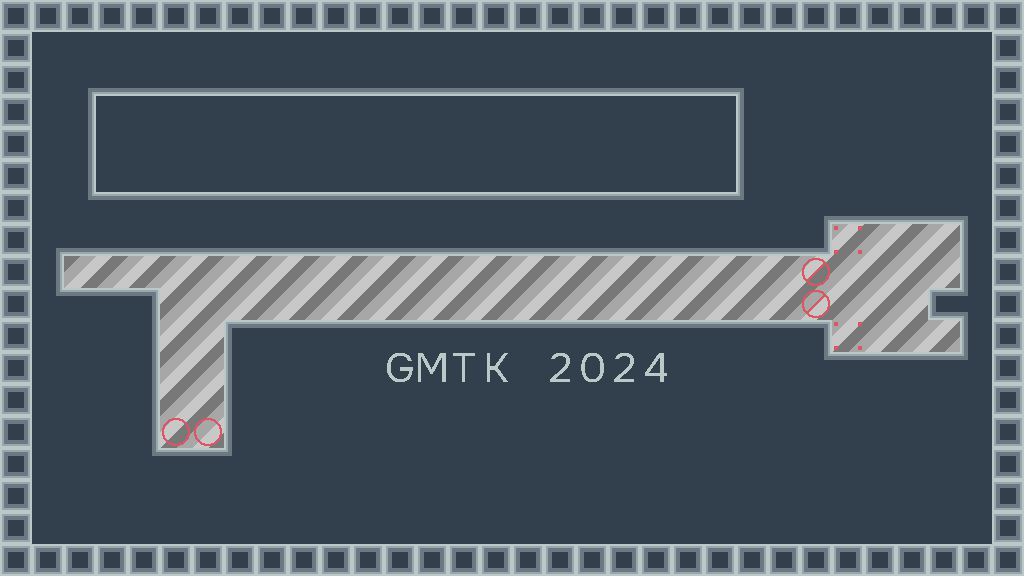

A level layout from a 2D game, rendered from its tile map. Below: a short description, then the map file with its tile-grid data intact:
An orthogonal 32x18 tile map with 32x32 px tiles, 3 tile layers (Background, walls, path objects), 2 tilesets.

<map version="1.10" tiledversion="1.10.2" orientation="orthogonal" renderorder="right-down" width="32" height="18" tilewidth="32" tileheight="32" infinite="0" nextlayerid="6" nextobjectid="1">
 <tileset firstgid="1" source="NOT TO SCALE TILESET.tsx" />
 <tileset firstgid="514" source="Background.tsx" />
 <layer id="5" name="Background" width="32" height="18">
  <data encoding="csv">
0,0,0,0,0,0,0,0,0,0,0,0,0,0,0,0,0,0,0,0,0,0,0,0,0,0,0,0,0,0,0,0,
0,0,0,0,0,0,0,0,0,0,0,0,0,0,0,0,0,0,0,0,0,0,0,0,0,0,0,0,0,0,0,0,
0,0,0,0,0,0,0,0,0,0,0,0,0,0,0,0,0,0,0,0,0,0,0,0,0,0,0,0,0,0,0,0,
0,0,0,55,55,55,55,55,55,55,55,55,55,55,55,55,55,55,55,55,55,55,55,0,0,0,0,0,0,0,0,0,
0,0,0,55,55,55,55,55,55,55,55,55,55,55,55,55,55,55,55,55,55,55,55,0,0,0,0,0,0,0,0,0,
0,0,0,55,55,55,55,55,55,55,55,55,55,55,55,55,55,55,55,55,55,55,55,0,0,0,0,0,0,0,0,0,
0,0,0,0,0,0,0,0,0,0,0,0,0,0,0,0,0,0,0,0,0,0,0,0,0,0,0,0,0,0,0,0,
0,0,0,0,0,0,0,0,0,0,0,0,0,0,0,0,0,0,0,0,0,0,0,0,515,516,517,515,516,517,0,0,
515,516,515,516,517,515,516,517,515,516,517,515,516,517,515,516,517,515,516,517,515,516,517,515,516,517,515,516,517,515,516,517,
0,0,0,0,515,516,517,515,516,517,515,516,517,515,516,517,515,516,517,515,516,517,515,516,517,515,516,517,515,516,517,0,
0,0,0,515,516,517,515,516,517,0,0,0,0,0,0,0,0,0,0,0,0,0,0,0,515,516,517,515,516,517,0,0,
0,0,515,516,517,515,516,517,517,0,0,0,0,0,0,0,0,0,0,0,0,0,0,0,0,0,0,0,0,0,0,0,
0,0,0,0,515,516,517,516,517,0,0,0,0,0,0,0,0,0,0,0,0,0,0,0,0,0,0,0,0,0,0,0,
0,0,0,515,516,517,515,516,517,0,0,0,0,0,0,0,0,0,0,0,0,0,0,0,0,0,0,0,0,0,0,0,
0,0,0,0,0,0,515,516,517,0,0,0,0,0,0,0,0,0,0,0,0,0,0,0,0,0,0,0,0,0,0,0,
0,0,0,0,0,0,0,0,0,0,0,0,0,0,0,0,0,0,0,0,0,0,0,0,0,0,0,0,0,0,0,0,
0,0,0,0,0,0,0,0,0,0,0,0,0,0,0,0,0,0,0,0,0,0,0,0,0,0,0,0,0,0,0,0,
0,0,0,0,0,0,0,0,0,0,0,0,0,0,0,0,0,0,0,0,0,0,0,0,0,0,0,0,0,0,0,0
</data>
 </layer>
 <layer id="1" name="walls" width="32" height="18">
  <data encoding="csv">
1,1,1,1,1,1,1,1,1,1,1,1,1,1,1,1,1,1,1,1,1,1,1,1,1,1,1,1,1,1,1,1,
1,55,55,55,55,55,55,55,55,55,55,55,55,55,55,55,55,55,55,55,55,55,55,55,55,55,55,55,55,55,55,1,
1,55,90,88,88,88,88,88,88,88,88,88,88,88,88,88,88,88,88,88,88,88,88,63,55,55,55,55,55,55,55,1,
1,55,34,0,0,0,0,0,0,0,0,0,0,0,0,0,0,0,0,0,0,0,0,61,55,55,55,55,55,55,55,1,
1,55,34,0,0,0,0,0,0,0,0,0,0,0,0,0,0,0,0,0,0,0,0,61,55,55,55,55,55,55,55,1,
1,55,34,0,0,0,0,0,0,0,0,0,0,0,0,0,0,0,0,0,0,0,0,61,55,55,55,55,55,55,55,1,
1,55,36,7,7,7,7,7,7,7,7,7,7,7,7,7,7,7,7,7,7,7,7,9,55,90,88,88,88,88,63,1,
1,90,88,88,88,88,88,88,88,88,88,88,88,88,88,88,88,88,88,88,88,88,88,88,88,86,0,0,0,0,61,1,
1,34,0,0,0,0,0,0,0,0,0,0,0,0,0,0,0,0,0,0,0,0,0,0,0,0,0,0,0,0,61,1,
1,36,7,7,32,0,0,0,0,0,0,0,0,0,0,0,0,0,0,0,0,0,0,0,0,0,0,0,0,57,198,1,
1,55,55,55,34,0,0,5,7,7,7,7,7,7,7,7,7,7,7,7,7,7,7,7,7,32,0,0,0,0,61,1,
1,55,55,55,34,0,0,61,55,55,55,55,26,27,53,54,55,107,108,134,135,55,55,55,55,36,7,7,7,7,9,1,
1,55,55,55,34,0,0,61,55,55,55,55,55,55,55,55,55,55,55,55,55,55,55,55,55,55,55,55,55,55,55,1,
1,55,55,55,34,0,0,61,55,55,55,55,55,55,55,55,55,55,55,55,55,55,55,55,55,55,55,55,55,55,55,1,
1,55,55,55,36,7,7,9,55,55,55,55,55,55,55,55,55,55,55,55,55,55,55,55,55,55,55,55,55,55,55,1,
1,55,55,55,55,55,55,55,55,55,55,55,55,55,55,55,55,55,55,55,55,55,55,55,55,55,55,55,55,55,55,1,
1,55,55,55,55,55,55,55,55,55,55,55,55,55,55,55,55,55,55,55,55,55,55,55,55,55,55,55,55,55,55,1,
1,1,1,1,1,1,1,1,1,1,1,1,1,1,1,1,1,1,1,1,1,1,1,1,1,1,1,1,1,1,1,1
</data>
 </layer>
 <layer id="4" name="path objects" width="32" height="18">
  <data encoding="csv">
0,0,0,0,0,0,0,0,0,0,0,0,0,0,0,0,0,0,0,0,0,0,0,0,0,0,0,0,0,0,0,0,
0,0,0,0,0,0,0,0,0,0,0,0,0,0,0,0,0,0,0,0,0,0,0,0,0,0,0,0,0,0,0,0,
0,0,0,0,0,0,0,0,0,0,0,0,0,0,0,0,0,0,0,0,0,0,0,0,0,0,0,0,0,0,0,0,
0,0,0,0,0,0,0,0,0,0,0,0,0,0,0,0,0,0,0,0,0,0,0,0,0,0,0,0,0,0,0,0,
0,0,0,0,0,0,0,0,0,0,0,0,0,0,0,0,0,0,0,0,0,0,0,0,0,0,0,0,0,0,0,0,
0,0,0,0,0,0,0,0,0,0,0,0,0,0,0,0,0,0,0,0,0,0,0,0,0,0,0,0,0,0,0,0,
0,0,0,0,0,0,0,0,0,0,0,0,0,0,0,0,0,0,0,0,0,0,0,0,0,0,0,0,0,0,0,0,
0,0,0,0,0,0,0,0,0,0,0,0,0,0,0,0,0,0,0,0,0,0,0,0,0,0,11,0,0,0,0,0,
0,0,0,0,0,0,0,0,0,0,0,0,0,0,0,0,0,0,0,0,0,0,0,0,0,39,0,0,0,0,0,0,
0,0,0,0,0,0,0,0,0,0,0,0,0,0,0,0,0,0,0,0,0,0,0,0,0,39,0,0,0,0,0,0,
0,0,0,0,0,0,0,0,0,0,0,0,0,0,0,0,0,0,0,0,0,0,0,0,0,0,11,0,0,0,0,0,
0,0,0,0,0,0,0,0,0,0,0,0,0,0,0,0,0,0,0,0,0,0,0,0,0,0,0,0,0,0,0,0,
0,0,0,0,0,0,0,0,0,0,0,0,0,0,0,0,0,0,0,0,0,0,0,0,0,0,0,0,0,0,0,0,
0,0,0,0,0,38,38,0,0,0,0,0,0,0,0,0,0,0,0,0,0,0,0,0,0,0,0,0,0,0,0,0,
0,0,0,0,0,0,0,0,0,0,0,0,0,0,0,0,0,0,0,0,0,0,0,0,0,0,0,0,0,0,0,0,
0,0,0,0,0,0,0,0,0,0,0,0,0,0,0,0,0,0,0,0,0,0,0,0,0,0,0,0,0,0,0,0,
0,0,0,0,0,0,0,0,0,0,0,0,0,0,0,0,0,0,0,0,0,0,0,0,0,0,0,0,0,0,0,0,
0,0,0,0,0,0,0,0,0,0,0,0,0,0,0,0,0,0,0,0,0,0,0,0,0,0,0,0,0,0,0,0
</data>
 </layer>
</map>